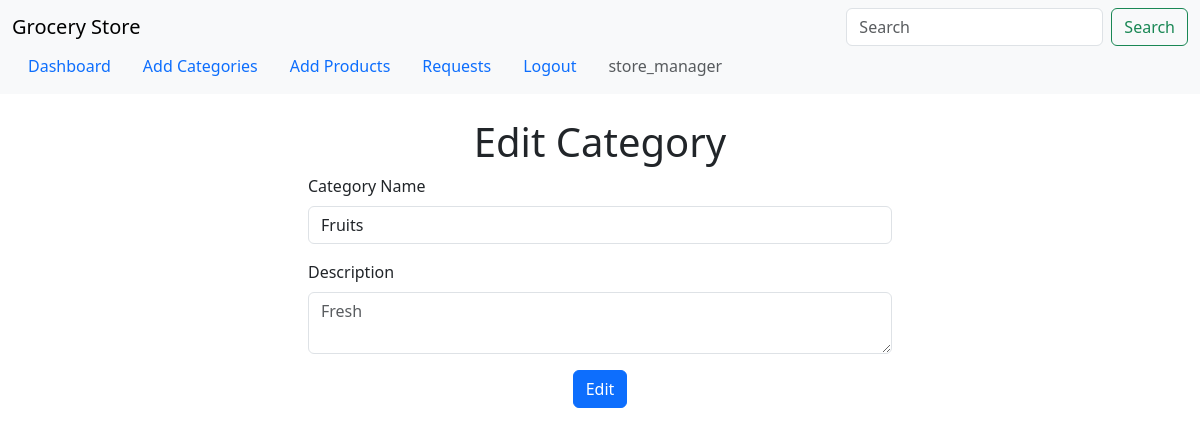
/edit_category/1 (signed in), run on an earlier commit of the app's database.
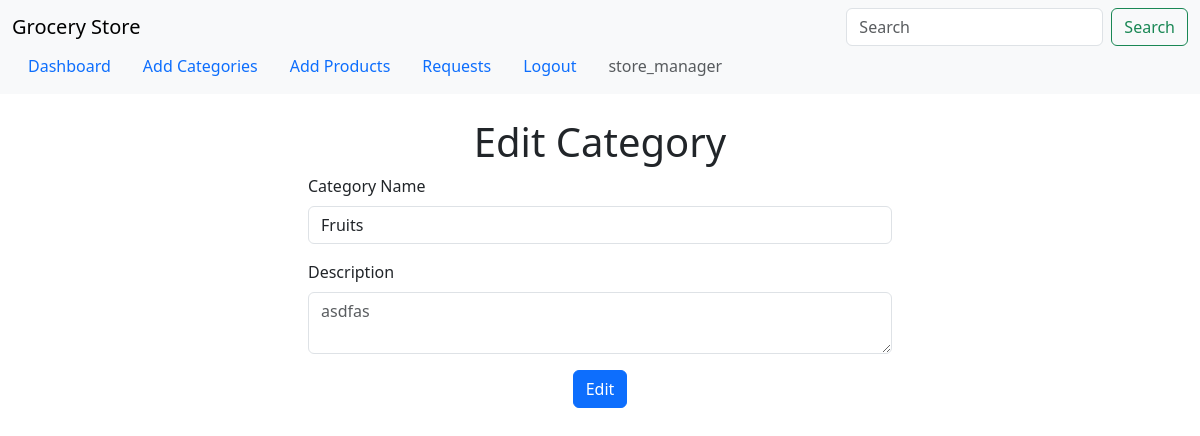
And on a later commit of the database.
### application/models.py (models this page shows)
class Categories(db.Model):
    category_id = db.Column(db.Integer,primary_key=True)
    name = db.Column(db.String(40),nullable=False)
    description = db.Column(db.String(100),nullable=True)
    products = db.relationship('Product',backref='category',lazy=True)
    def __repr__(self):
        return f'<Category {self.name}>'

### application/routes.py (the view, shortened to what this page needs)
@app.route('/edit_category/<int:category_id>', methods=['GET', 'POST'])
def edit_category(category_id):
    category = Categories.query.filter_by(category_id=category_id).first()
    if not category:
        flash('Category not found', 'danger')
        return redirect(url_for('index'))
    if req.method=='GET':
        print(category)
        return render_template('edit_category.html', category=category)

### template/edit_category.html (shortened to what this page needs)
{% extends 'nav_link.html' %}
{% block main_content %}
<div class="container-fluid mt-2 p-3">
    <h1 class="text-center">Edit Category</h1>
    <div class="d-flex justify-content-center">
        <form class="w-50 justify-content-center" method="POST" action={{"/edit_category/" + category.category_id | string }}>
            <div class="mb-3">
                <label for="category_name" class="form-label">Category Name</label>
                <input type="test" class="form-control" id="category_name" name = category_name value={{ category.name }}>
            </div>
            <div class="mb-3">
                <label for="description" class="form-label">Description</label>
                <textarea class="form-control" id="description" name = 'description' placeholder={{ category.description }}></textarea>
            </div>
            <div class="d-flex justify-content-center mb-3">
                <button type="submit" class="btn btn-primary">Edit</button>
            </div>
        </form>
    </div>
</div>
{% endblock main_content %}

What changed in the data, as far as the page shows it:
changed Categories "Fruits": description "Fresh" → "asdfas"
